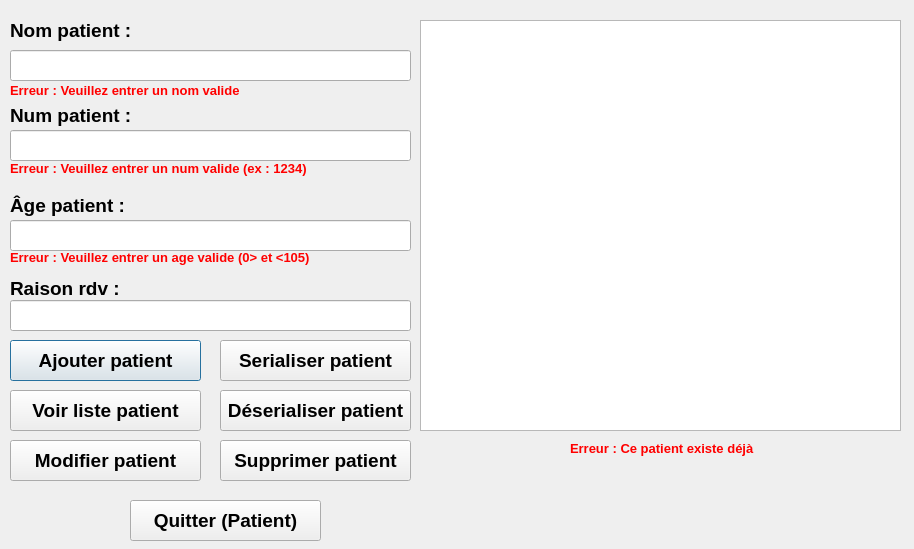
<?xml version="1.0" encoding="UTF-8"?>
<ui version="4.0">
 <class>DialogPatient</class>
 <widget class="QDialog" name="DialogPatient">
  <property name="geometry">
   <rect>
    <x>0</x>
    <y>0</y>
    <width>914</width>
    <height>549</height>
   </rect>
  </property>
  <property name="windowTitle">
   <string>Dialog</string>
  </property>
  <widget class="QLabel" name="label_nom_patient">
   <property name="geometry">
    <rect>
     <x>10</x>
     <y>20</y>
     <width>121</width>
     <height>21</height>
    </rect>
   </property>
   <property name="font">
    <font>
     <family>Arial</family>
     <pointsize>14</pointsize>
     <weight>75</weight>
     <bold>true</bold>
    </font>
   </property>
   <property name="text">
    <string>Nom patient :</string>
   </property>
  </widget>
  <widget class="QLineEdit" name="lineEdit_nom_patient">
   <property name="geometry">
    <rect>
     <x>10</x>
     <y>50</y>
     <width>401</width>
     <height>31</height>
    </rect>
   </property>
  </widget>
  <widget class="QLabel" name="label_nom_patient_erreur">
   <property name="geometry">
    <rect>
     <x>10</x>
     <y>80</y>
     <width>251</width>
     <height>21</height>
    </rect>
   </property>
   <property name="font">
    <font>
     <family>Arial</family>
     <pointsize>10</pointsize>
     <weight>75</weight>
     <bold>true</bold>
    </font>
   </property>
   <property name="styleSheet">
    <string notr="true">
color: rgb(255, 0, 0);</string>
   </property>
   <property name="text">
    <string>Erreur : Veuillez entrer un nom valide</string>
   </property>
  </widget>
  <widget class="QLabel" name="label_num_patient">
   <property name="geometry">
    <rect>
     <x>10</x>
     <y>100</y>
     <width>131</width>
     <height>31</height>
    </rect>
   </property>
   <property name="font">
    <font>
     <family>Arial</family>
     <pointsize>14</pointsize>
     <weight>75</weight>
     <bold>true</bold>
    </font>
   </property>
   <property name="text">
    <string>Num patient :</string>
   </property>
  </widget>
  <widget class="QLineEdit" name="lineEdit_num_patient">
   <property name="geometry">
    <rect>
     <x>10</x>
     <y>130</y>
     <width>401</width>
     <height>31</height>
    </rect>
   </property>
  </widget>
  <widget class="QLabel" name="label_num_patient_erreur">
   <property name="geometry">
    <rect>
     <x>10</x>
     <y>160</y>
     <width>321</width>
     <height>16</height>
    </rect>
   </property>
   <property name="font">
    <font>
     <family>Arial</family>
     <pointsize>10</pointsize>
     <weight>75</weight>
     <bold>true</bold>
    </font>
   </property>
   <property name="styleSheet">
    <string notr="true">color: rgb(255, 0, 0);</string>
   </property>
   <property name="text">
    <string>Erreur : Veuillez entrer un num valide (ex : 1234)</string>
   </property>
  </widget>
  <widget class="QLabel" name="label_age_patient">
   <property name="geometry">
    <rect>
     <x>10</x>
     <y>190</y>
     <width>141</width>
     <height>31</height>
    </rect>
   </property>
   <property name="font">
    <font>
     <family>Arial</family>
     <pointsize>14</pointsize>
     <weight>75</weight>
     <bold>true</bold>
    </font>
   </property>
   <property name="text">
    <string>Âge patient :</string>
   </property>
  </widget>
  <widget class="QLineEdit" name="lineEdit_age_patient">
   <property name="geometry">
    <rect>
     <x>10</x>
     <y>220</y>
     <width>401</width>
     <height>31</height>
    </rect>
   </property>
  </widget>
  <widget class="QLabel" name="label_age_patient_erreur">
   <property name="geometry">
    <rect>
     <x>10</x>
     <y>250</y>
     <width>331</width>
     <height>16</height>
    </rect>
   </property>
   <property name="font">
    <font>
     <family>Arial</family>
     <pointsize>10</pointsize>
     <weight>75</weight>
     <bold>true</bold>
    </font>
   </property>
   <property name="styleSheet">
    <string notr="true">color: rgb(255, 0, 0);</string>
   </property>
   <property name="text">
    <string>Erreur : Veuillez entrer un age valide (0&gt; et &lt;105)</string>
   </property>
  </widget>
  <widget class="QTextBrowser" name="textBrowser_patient">
   <property name="geometry">
    <rect>
     <x>420</x>
     <y>20</y>
     <width>481</width>
     <height>411</height>
    </rect>
   </property>
  </widget>
  <widget class="QLabel" name="label_raison_rdv">
   <property name="geometry">
    <rect>
     <x>10</x>
     <y>280</y>
     <width>131</width>
     <height>16</height>
    </rect>
   </property>
   <property name="font">
    <font>
     <family>Arial</family>
     <pointsize>14</pointsize>
     <weight>75</weight>
     <bold>true</bold>
    </font>
   </property>
   <property name="text">
    <string>Raison rdv :</string>
   </property>
  </widget>
  <widget class="QLineEdit" name="lineEdit_raison_rdv">
   <property name="geometry">
    <rect>
     <x>10</x>
     <y>300</y>
     <width>401</width>
     <height>31</height>
    </rect>
   </property>
  </widget>
  <widget class="QPushButton" name="pushButton_ajouter_patient">
   <property name="geometry">
    <rect>
     <x>10</x>
     <y>340</y>
     <width>191</width>
     <height>41</height>
    </rect>
   </property>
   <property name="font">
    <font>
     <family>Arial</family>
     <pointsize>14</pointsize>
     <weight>75</weight>
     <bold>true</bold>
    </font>
   </property>
   <property name="text">
    <string>Ajouter patient</string>
   </property>
  </widget>
  <widget class="QPushButton" name="pushButton_serialiser_patient">
   <property name="geometry">
    <rect>
     <x>220</x>
     <y>340</y>
     <width>191</width>
     <height>41</height>
    </rect>
   </property>
   <property name="font">
    <font>
     <family>Arial</family>
     <pointsize>14</pointsize>
     <weight>75</weight>
     <bold>true</bold>
    </font>
   </property>
   <property name="text">
    <string>Serialiser patient</string>
   </property>
  </widget>
  <widget class="QPushButton" name="pushButton_deserialiser_patient">
   <property name="geometry">
    <rect>
     <x>220</x>
     <y>390</y>
     <width>191</width>
     <height>41</height>
    </rect>
   </property>
   <property name="font">
    <font>
     <family>Arial</family>
     <pointsize>14</pointsize>
     <weight>75</weight>
     <bold>true</bold>
    </font>
   </property>
   <property name="text">
    <string>Déserialiser patient</string>
   </property>
  </widget>
  <widget class="QPushButton" name="pushButton_voir_liste_patient">
   <property name="geometry">
    <rect>
     <x>10</x>
     <y>390</y>
     <width>191</width>
     <height>41</height>
    </rect>
   </property>
   <property name="font">
    <font>
     <family>Arial</family>
     <pointsize>14</pointsize>
     <weight>75</weight>
     <bold>true</bold>
    </font>
   </property>
   <property name="text">
    <string>Voir liste patient</string>
   </property>
  </widget>
  <widget class="QLabel" name="label_patient_existe_erreur">
   <property name="geometry">
    <rect>
     <x>570</x>
     <y>440</y>
     <width>311</width>
     <height>16</height>
    </rect>
   </property>
   <property name="font">
    <font>
     <family>Arial</family>
     <pointsize>10</pointsize>
     <weight>75</weight>
     <bold>true</bold>
    </font>
   </property>
   <property name="styleSheet">
    <string notr="true">color: rgb(255, 0, 0);</string>
   </property>
   <property name="text">
    <string>Erreur : Ce patient existe déjà</string>
   </property>
  </widget>
  <widget class="QPushButton" name="pushButton_quitter_patient">
   <property name="geometry">
    <rect>
     <x>130</x>
     <y>500</y>
     <width>191</width>
     <height>41</height>
    </rect>
   </property>
   <property name="font">
    <font>
     <family>Arial</family>
     <pointsize>14</pointsize>
     <weight>75</weight>
     <bold>true</bold>
    </font>
   </property>
   <property name="text">
    <string>Quitter (Patient)</string>
   </property>
  </widget>
  <widget class="QPushButton" name="pushButton_modifier_patient">
   <property name="geometry">
    <rect>
     <x>10</x>
     <y>440</y>
     <width>191</width>
     <height>41</height>
    </rect>
   </property>
   <property name="font">
    <font>
     <family>Arial</family>
     <pointsize>14</pointsize>
     <weight>75</weight>
     <bold>true</bold>
    </font>
   </property>
   <property name="text">
    <string>Modifier patient</string>
   </property>
  </widget>
  <widget class="QPushButton" name="pushButton_supprimer_patient">
   <property name="geometry">
    <rect>
     <x>220</x>
     <y>440</y>
     <width>191</width>
     <height>41</height>
    </rect>
   </property>
   <property name="font">
    <font>
     <family>Arial</family>
     <pointsize>14</pointsize>
     <weight>75</weight>
     <bold>true</bold>
    </font>
   </property>
   <property name="text">
    <string>Supprimer patient</string>
   </property>
  </widget>
 </widget>
 <resources/>
 <connections/>
</ui>
